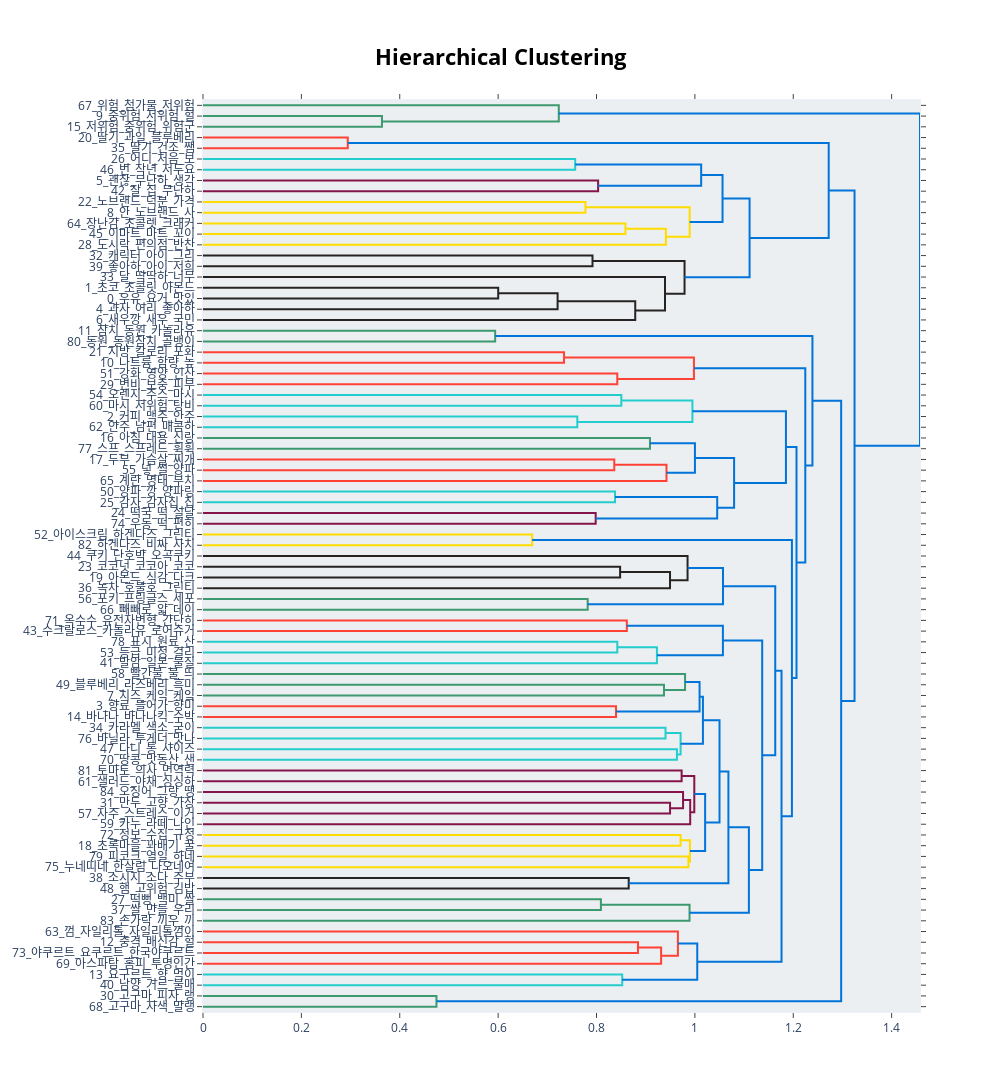

Source (notebook cell):
### Code cell
topic_model.visualize_hierarchy()

### Figure 1 — Plotly figure (JSON) as saved in the notebook; plotly's stock layout.template omitted (floating-point values rounded to 4 significant figures)
{"data": [{"hoverinfo": "text", "marker": {"color": "rgb(61,153,112)"}, "mode": "lines", "type": "scatter", "x": [0, 0.3638, 0.3638, 0], "xaxis": "x", "y": [-15, -15, -25, -25], "yaxis": "y"}, {"hoverinfo": "text", "marker": {"color": "rgb(61,153,112)"}, "mode": "lines", "type": "scatter", "x": [0, 0.7233, 0.7233, 0.3638], "xaxis": "x", "y": [-5, -5, -20, -20], "yaxis": "y"}, {"hoverinfo": "text", "marker": {"color": "rgb(255,65,54)"}, "mode": "lines", "type": "scatter", "x": [0, 0.2943, 0.2943, 0], "xaxis": "x", "y": [-35, -35, -45, -45], "yaxis": "y"}, {"hoverinfo": "text", "marker": {"color": "rgb(35,205,205)"}, "mode": "lines", "type": "scatter", "x": [0, 0.7567, 0.7567, 0], "xaxis": "x", "y": [-55, -55, -65, -65], "yaxis": "y"}, {"hoverinfo": "text", "marker": {"color": "rgb(133,20,75)"}, "mode": "lines", "type": "scatter", "x": [0, 0.8033, 0.8033, 0], "xaxis": "x", "y": [-75, -75, -85, -85], "yaxis": "y"}, {"hoverinfo": "text", "marker": {"color": "rgb(0,116,217)"}, "mode": "lines", "type": "scatter", "x": [0.7567, 1.013, 1.013, 0.8033], "xaxis": "x", "y": [-60, -60, -80, -80], "yaxis": "y"}, {"hoverinfo": "text", "marker": {"color": "rgb(255,220,0)"}, "mode": "lines", "type": "scatter", "x": [0, 0.7776, 0.7776, 0], "xaxis": "x", "y": [-95, -95, -105, -105], "yaxis": "y"}, {"hoverinfo": "text", "marker": {"color": "rgb(255,220,0)"}, "mode": "lines", "type": "scatter", "x": [0, 0.8588, 0.8588, 0], "xaxis": "x", "y": [-115, -115, -125, -125], "yaxis": "y"}, {"hoverinfo": "text", "marker": {"color": "rgb(255,220,0)"}, "mode": "lines", "type": "scatter", "x": [0.8588, 0.9411, 0.9411, 0], "xaxis": "x", "y": [-120, -120, -135, -135], "yaxis": "y"}, {"hoverinfo": "text", "marker": {"color": "rgb(255,220,0)"}, "mode": "lines", "type": "scatter", "x": [0.7776, 0.9894, 0.9894, 0.9411], "xaxis": "x", "y": [-100, -100, -127.5, -127.5], "yaxis": "y"}, {"hoverinfo": "text", "marker": {"color": "rgb(0,116,217)"}, "mode": "lines", "type": "scatter", "x": [1.013, 1.056, 1.056, 0.9894], "xaxis": "x", "y": [-70, -70, -113.8, -113.8], "yaxis": "y"}, {"hoverinfo": "text", "marker": {"color": "rgb(40,35,35)"}, "mode": "lines", "type": "scatter", "x": [0, 0.7919, 0.7919, 0], "xaxis": "x", "y": [-145, -145, -155, -155], "yaxis": "y"}, {"hoverinfo": "text", "marker": {"color": "rgb(40,35,35)"}, "mode": "lines", "type": "scatter", "x": [0, 0.6002, 0.6002, 0], "xaxis": "x", "y": [-175, -175, -185, -185], "yaxis": "y"}, {"hoverinfo": "text", "marker": {"color": "rgb(40,35,35)"}, "mode": "lines", "type": "scatter", "x": [0.6002, 0.7209, 0.7209, 0], "xaxis": "x", "y": [-180, -180, -195, -195], "yaxis": "y"}, {"hoverinfo": "text", "marker": {"color": "rgb(40,35,35)"}, "mode": "lines", "type": "scatter", "x": [0.7209, 0.8788, 0.8788, 0], "xaxis": "x", "y": [-187.5, -187.5, -205, -205], "yaxis": "y"}, {"hoverinfo": "text", "marker": {"color": "rgb(40,35,35)"}, "mode": "lines", "type": "scatter", "x": [0, 0.9393, 0.9393, 0.8788], "xaxis": "x", "y": [-165, -165, -196.2, -196.2], "yaxis": "y"}, {"hoverinfo": "text", "marker": {"color": "rgb(40,35,35)"}, "mode": "lines", "type": "scatter", "x": [0.7919, 0.979, 0.979, 0.9393], "xaxis": "x", "y": [-150, -150, -180.6, -180.6], "yaxis": "y"}, {"hoverinfo": "text", "marker": {"color": "rgb(0,116,217)"}, "mode": "lines", "type": "scatter", "x": [1.056, 1.111, 1.111, 0.979], "xaxis": "x", "y": [-91.88, -91.88, -165.3, -165.3], "yaxis": "y"}, {"hoverinfo": "text", "marker": {"color": "rgb(0,116,217)"}, "mode": "lines", "type": "scatter", "x": [0.2943, 1.272, 1.272, 1.111], "xaxis": "x", "y": [-40, -40, -128.6, -128.6], "yaxis": "y"}, {"hoverinfo": "text", "marker": {"color": "rgb(61,153,112)"}, "mode": "lines", "type": "scatter", "x": [0, 0.594, 0.594, 0], "xaxis": "x", "y": [-215, -215, -225, -225], "yaxis": "y"}, {"hoverinfo": "text", "marker": {"color": "rgb(255,65,54)"}, "mode": "lines", "type": "scatter", "x": [0, 0.734, 0.734, 0], "xaxis": "x", "y": [-235, -235, -245, -245], "yaxis": "y"}, {"hoverinfo": "text", "marker": {"color": "rgb(255,65,54)"}, "mode": "lines", "type": "scatter", "x": [0, 0.8422, 0.8422, 0], "xaxis": "x", "y": [-255, -255, -265, -265], "yaxis": "y"}, {"hoverinfo": "text", "marker": {"color": "rgb(255,65,54)"}, "mode": "lines", "type": "scatter", "x": [0.734, 0.9981, 0.9981, 0.8422], "xaxis": "x", "y": [-240, -240, -260, -260], "yaxis": "y"}, {"hoverinfo": "text", "marker": {"color": "rgb(35,205,205)"}, "mode": "lines", "type": "scatter", "x": [0, 0.8505, 0.8505, 0], "xaxis": "x", "y": [-275, -275, -285, -285], "yaxis": "y"}, {"hoverinfo": "text", "marker": {"color": "rgb(35,205,205)"}, "mode": "lines", "type": "scatter", "x": [0, 0.761, 0.761, 0], "xaxis": "x", "y": [-295, -295, -305, -305], "yaxis": "y"}, {"hoverinfo": "text", "marker": {"color": "rgb(35,205,205)"}, "mode": "lines", "type": "scatter", "x": [0.8505, 0.995, 0.995, 0.761], "xaxis": "x", "y": [-280, -280, -300, -300], "yaxis": "y"}, {"hoverinfo": "text", "marker": {"color": "rgb(61,153,112)"}, "mode": "lines", "type": "scatter", "x": [0, 0.9087, 0.9087, 0], "xaxis": "x", "y": [-315, -315, -325, -325], "yaxis": "y"}, {"hoverinfo": "text", "marker": {"color": "rgb(255,65,54)"}, "mode": "lines", "type": "scatter", "x": [0, 0.8361, 0.8361, 0], "xaxis": "x", "y": [-335, -335, -345, -345], "yaxis": "y"}, {"hoverinfo": "text", "marker": {"color": "rgb(255,65,54)"}, "mode": "lines", "type": "scatter", "x": [0.8361, 0.9422, 0.9422, 0], "xaxis": "x", "y": [-340, -340, -355, -355], "yaxis": "y"}, {"hoverinfo": "text", "marker": {"color": "rgb(0,116,217)"}, "mode": "lines", "type": "scatter", "x": [0.9087, 1.0, 1.0, 0.9422], "xaxis": "x", "y": [-320, -320, -347.5, -347.5], "yaxis": "y"}, {"hoverinfo": "text", "marker": {"color": "rgb(35,205,205)"}, "mode": "lines", "type": "scatter", "x": [0, 0.8377, 0.8377, 0], "xaxis": "x", "y": [-365, -365, -375, -375], "yaxis": "y"}, {"hoverinfo": "text", "marker": {"color": "rgb(133,20,75)"}, "mode": "lines", "type": "scatter", "x": [0, 0.7983, 0.7983, 0], "xaxis": "x", "y": [-385, -385, -395, -395], "yaxis": "y"}, {"hoverinfo": "text", "marker": {"color": "rgb(0,116,217)"}, "mode": "lines", "type": "scatter", "x": [0.8377, 1.045, 1.045, 0.7983], "xaxis": "x", "y": [-370, -370, -390, -390], "yaxis": "y"}, {"hoverinfo": "text", "marker": {"color": "rgb(0,116,217)"}, "mode": "lines", "type": "scatter", "x": [1.0, 1.08, 1.08, 1.045], "xaxis": "x", "y": [-333.8, -333.8, -380, -380], "yaxis": "y"}, {"hoverinfo": "text", "marker": {"color": "rgb(0,116,217)"}, "mode": "lines", "type": "scatter", "x": [0.995, 1.185, 1.185, 1.08], "xaxis": "x", "y": [-290, -290, -356.9, -356.9], "yaxis": "y"}, {"hoverinfo": "text", "marker": {"color": "rgb(255,220,0)"}, "mode": "lines", "type": "scatter", "x": [0, 0.6692, 0.6692, 0], "xaxis": "x", "y": [-405, -405, -415, -415], "yaxis": "y"}, {"hoverinfo": "text", "marker": {"color": "rgb(40,35,35)"}, "mode": "lines", "type": "scatter", "x": [0, 0.848, 0.848, 0], "xaxis": "x", "y": [-435, -435, -445, -445], "yaxis": "y"}, {"hoverinfo": "text", "marker": {"color": "rgb(40,35,35)"}, "mode": "lines", "type": "scatter", "x": [0.848, 0.9495, 0.9495, 0], "xaxis": "x", "y": [-440, -440, -455, -455], "yaxis": "y"}, {"hoverinfo": "text", "marker": {"color": "rgb(40,35,35)"}, "mode": "lines", "type": "scatter", "x": [0, 0.9851, 0.9851, 0.9495], "xaxis": "x", "y": [-425, -425, -447.5, -447.5], "yaxis": "y"}, {"hoverinfo": "text", "marker": {"color": "rgb(61,153,112)"}, "mode": "lines", "type": "scatter", "x": [0, 0.782, 0.782, 0], "xaxis": "x", "y": [-465, -465, -475, -475], "yaxis": "y"}, {"hoverinfo": "text", "marker": {"color": "rgb(0,116,217)"}, "mode": "lines", "type": "scatter", "x": [0.9851, 1.057, 1.057, 0.782], "xaxis": "x", "y": [-436.2, -436.2, -470, -470], "yaxis": "y"}, {"hoverinfo": "text", "marker": {"color": "rgb(255,65,54)"}, "mode": "lines", "type": "scatter", "x": [0, 0.8616, 0.8616, 0], "xaxis": "x", "y": [-485, -485, -495, -495], "yaxis": "y"}, {"hoverinfo": "text", "marker": {"color": "rgb(35,205,205)"}, "mode": "lines", "type": "scatter", "x": [0, 0.8423, 0.8423, 0], "xaxis": "x", "y": [-505, -505, -515, -515], "yaxis": "y"}, {"hoverinfo": "text", "marker": {"color": "rgb(35,205,205)"}, "mode": "lines", "type": "scatter", "x": [0.8423, 0.9229, 0.9229, 0], "xaxis": "x", "y": [-510, -510, -525, -525], "yaxis": "y"}, {"hoverinfo": "text", "marker": {"color": "rgb(0,116,217)"}, "mode": "lines", "type": "scatter", "x": [0.8616, 1.057, 1.057, 0.9229], "xaxis": "x", "y": [-490, -490, -517.5, -517.5], "yaxis": "y"}, {"hoverinfo": "text", "marker": {"color": "rgb(61,153,112)"}, "mode": "lines", "type": "scatter", "x": [0, 0.9372, 0.9372, 0], "xaxis": "x", "y": [-545, -545, -555, -555], "yaxis": "y"}, {"hoverinfo": "text", "marker": {"color": "rgb(61,153,112)"}, "mode": "lines", "type": "scatter", "x": [0, 0.98, 0.98, 0.9372], "xaxis": "x", "y": [-535, -535, -550, -550], "yaxis": "y"}, {"hoverinfo": "text", "marker": {"color": "rgb(255,65,54)"}, "mode": "lines", "type": "scatter", "x": [0, 0.8397, 0.8397, 0], "xaxis": "x", "y": [-565, -565, -575, -575], "yaxis": "y"}, {"hoverinfo": "text", "marker": {"color": "rgb(0,116,217)"}, "mode": "lines", "type": "scatter", "x": [0.98, 1.01, 1.01, 0.8397], "xaxis": "x", "y": [-542.5, -542.5, -570, -570], "yaxis": "y"}, {"hoverinfo": "text", "marker": {"color": "rgb(35,205,205)"}, "mode": "lines", "type": "scatter", "x": [0, 0.9403, 0.9403, 0], "xaxis": "x", "y": [-585, -585, -595, -595], "yaxis": "y"}, {"hoverinfo": "text", "marker": {"color": "rgb(35,205,205)"}, "mode": "lines", "type": "scatter", "x": [0, 0.9635, 0.9635, 0], "xaxis": "x", "y": [-605, -605, -615, -615], "yaxis": "y"}, {"hoverinfo": "text", "marker": {"color": "rgb(35,205,205)"}, "mode": "lines", "type": "scatter", "x": [0.9403, 0.9709, 0.9709, 0.9635], "xaxis": "x", "y": [-590, -590, -610, -610], "yaxis": "y"}, {"hoverinfo": "text", "marker": {"color": "rgb(0,116,217)"}, "mode": "lines", "type": "scatter", "x": [1.01, 1.016, 1.016, 0.9709], "xaxis": "x", "y": [-556.2, -556.2, -600, -600], "yaxis": "y"}, {"hoverinfo": "text", "marker": {"color": "rgb(133,20,75)"}, "mode": "lines", "type": "scatter", "x": [0, 0.9731, 0.9731, 0], "xaxis": "x", "y": [-625, -625, -635, -635], "yaxis": "y"}, {"hoverinfo": "text", "marker": {"color": "rgb(133,20,75)"}, "mode": "lines", "type": "scatter", "x": [0, 0.9495, 0.9495, 0], "xaxis": "x", "y": [-655, -655, -665, -665], "yaxis": "y"}, {"hoverinfo": "text", "marker": {"color": "rgb(133,20,75)"}, "mode": "lines", "type": "scatter", "x": [0, 0.976, 0.976, 0.9495], "xaxis": "x", "y": [-645, -645, -660, -660], "yaxis": "y"}, {"hoverinfo": "text", "marker": {"color": "rgb(133,20,75)"}, "mode": "lines", "type": "scatter", "x": [0.976, 0.9905, 0.9905, 0], "xaxis": "x", "y": [-652.5, -652.5, -675, -675], "yaxis": "y"}, {"hoverinfo": "text", "marker": {"color": "rgb(133,20,75)"}, "mode": "lines", "type": "scatter", "x": [0.9731, 0.9988, 0.9988, 0.9905], "xaxis": "x", "y": [-630, -630, -663.8, -663.8], "yaxis": "y"}, {"hoverinfo": "text", "marker": {"color": "rgb(255,220,0)"}, "mode": "lines", "type": "scatter", "x": [0, 0.9709, 0.9709, 0], "xaxis": "x", "y": [-685, -685, -695, -695], "yaxis": "y"}, {"hoverinfo": "text", "marker": {"color": "rgb(255,220,0)"}, "mode": "lines", "type": "scatter", "x": [0, 0.9869, 0.9869, 0], "xaxis": "x", "y": [-705, -705, -715, -715], "yaxis": "y"}, {"hoverinfo": "text", "marker": {"color": "rgb(255,220,0)"}, "mode": "lines", "type": "scatter", "x": [0.9709, 0.99, 0.99, 0.9869], "xaxis": "x", "y": [-690, -690, -710, -710], "yaxis": "y"}, {"hoverinfo": "text", "marker": {"color": "rgb(0,116,217)"}, "mode": "lines", "type": "scatter", "x": [0.9988, 1.021, 1.021, 0.99], "xaxis": "x", "y": [-646.9, -646.9, -700, -700], "yaxis": "y"}, {"hoverinfo": "text", "marker": {"color": "rgb(0,116,217)"}, "mode": "lines", "type": "scatter", "x": [1.016, 1.05, 1.05, 1.021], "xaxis": "x", "y": [-578.1, -578.1, -673.4, -673.4], "yaxis": "y"}, {"hoverinfo": "text", "marker": {"color": "rgb(40,35,35)"}, "mode": "lines", "type": "scatter", "x": [0, 0.8655, 0.8655, 0], "xaxis": "x", "y": [-725, -725, -735, -735], "yaxis": "y"}, {"hoverinfo": "text", "marker": {"color": "rgb(0,116,217)"}, "mode": "lines", "type": "scatter", "x": [1.05, 1.068, 1.068, 0.8655], "xaxis": "x", "y": [-625.8, -625.8, -730, -730], "yaxis": "y"}, {"hoverinfo": "text", "marker": {"color": "rgb(61,153,112)"}, "mode": "lines", "type": "scatter", "x": [0, 0.809, 0.809, 0], "xaxis": "x", "y": [-745, -745, -755, -755], "yaxis": "y"}, {"hoverinfo": "text", "marker": {"color": "rgb(61,153,112)"}, "mode": "lines", "type": "scatter", "x": [0.809, 0.9892, 0.9892, 0], "xaxis": "x", "y": [-750, -750, -765, -765], "yaxis": "y"}, {"hoverinfo": "text", "marker": {"color": "rgb(0,116,217)"}, "mode": "lines", "type": "scatter", "x": [1.068, 1.11, 1.11, 0.9892], "xaxis": "x", "y": [-677.9, -677.9, -757.5, -757.5], "yaxis": "y"}, {"hoverinfo": "text", "marker": {"color": "rgb(0,116,217)"}, "mode": "lines", "type": "scatter", "x": [1.057, 1.137, 1.137, 1.11], "xaxis": "x", "y": [-503.8, -503.8, -717.7, -717.7], "yaxis": "y"}, {"hoverinfo": "text", "marker": {"color": "rgb(0,116,217)"}, "mode": "lines", "type": "scatter", "x": [1.057, 1.163, 1.163, 1.137], "xaxis": "x", "y": [-453.1, -453.1, -610.7, -610.7], "yaxis": "y"}, {"hoverinfo": "text", "marker": {"color": "rgb(255,65,54)"}, "mode": "lines", "type": "scatter", "x": [0, 0.8843, 0.8843, 0], "xaxis": "x", "y": [-785, -785, -795, -795], "yaxis": "y"}, {"hoverinfo": "text", "marker": {"color": "rgb(255,65,54)"}, "mode": "lines", "type": "scatter", "x": [0.8843, 0.9313, 0.9313, 0], "xaxis": "x", "y": [-790, -790, -805, -805], "yaxis": "y"}, {"hoverinfo": "text", "marker": {"color": "rgb(255,65,54)"}, "mode": "lines", "type": "scatter", "x": [0, 0.9655, 0.9655, 0.9313], "xaxis": "x", "y": [-775, -775, -797.5, -797.5], "yaxis": "y"}, {"hoverinfo": "text", "marker": {"color": "rgb(35,205,205)"}, "mode": "lines", "type": "scatter", "x": [0, 0.8523, 0.8523, 0], "xaxis": "x", "y": [-815, -815, -825, -825], "yaxis": "y"}, {"hoverinfo": "text", "marker": {"color": "rgb(0,116,217)"}, "mode": "lines", "type": "scatter", "x": [0.9655, 1.005, 1.005, 0.8523], "xaxis": "x", "y": [-786.2, -786.2, -820, -820], "yaxis": "y"}, {"hoverinfo": "text", "marker": {"color": "rgb(0,116,217)"}, "mode": "lines", "type": "scatter", "x": [1.163, 1.176, 1.176, 1.005], "xaxis": "x", "y": [-531.9, -531.9, -803.1, -803.1], "yaxis": "y"}, {"hoverinfo": "text", "marker": {"color": "rgb(0,116,217)"}, "mode": "lines", "type": "scatter", "x": [0.6692, 1.197, 1.197, 1.176], "xaxis": "x", "y": [-410, -410, -667.5, -667.5], "yaxis": "y"}, {"hoverinfo": "text", "marker": {"color": "rgb(0,116,217)"}, "mode": "lines", "type": "scatter", "x": [1.185, 1.207, 1.207, 1.197], "xaxis": "x", "y": [-323.4, -323.4, -538.8, -538.8], "yaxis": "y"}, {"hoverinfo": "text", "marker": {"color": "rgb(0,116,217)"}, "mode": "lines", "type": "scatter", "x": [0.9981, 1.224, 1.224, 1.207], "xaxis": "x", "y": [-250, -250, -431.1, -431.1], "yaxis": "y"}, {"hoverinfo": "text", "marker": {"color": "rgb(0,116,217)"}, "mode": "lines", "type": "scatter", "x": [0.594, 1.239, 1.239, 1.224], "xaxis": "x", "y": [-220, -220, -340.5, -340.5], "yaxis": "y"}, {"hoverinfo": "text", "marker": {"color": "rgb(61,153,112)"}, "mode": "lines", "type": "scatter", "x": [0, 0.4746, 0.4746, 0], "xaxis": "x", "y": [-835, -835, -845, -845], "yaxis": "y"}, {"hoverinfo": "text", "marker": {"color": "rgb(0,116,217)"}, "mode": "lines", "type": "scatter", "x": [1.239, 1.297, 1.297, 0.4746], "xaxis": "x", "y": [-280.3, -280.3, -840, -840], "yaxis": "y"}, {"hoverinfo": "text", "marker": {"color": "rgb(0,116,217)"}, "mode": "lines", "type": "scatter", "x": [1.272, 1.325, 1.325, 1.297], "xaxis": "x", "y": [-84.3, -84.3, -560.1, -560.1], "yaxis": "y"}, {"hoverinfo": "text", "marker": {"color": "rgb(0,116,217)"}, "mode": "lines", "type": "scatter", "x": [0.7233, 1.458, 1.458, 1.325], "xaxis": "x", "y": [-12.5, -12.5, -322.2, -322.2], "yaxis": "y"}], "layout": {"autosize": false, "height": 1475, "hoverlabel": {"bgcolor": "white", "font": {"family": "Rockwell", "size": 16}}, "hovermode": "closest", "plot_bgcolor": "#ECEFF1", "showlegend": false, "title": {"font": {"color": "Black", "size": 22}, "text": "<b>Hierarchical Clustering</b>", "x": 0.5, "xanchor": "center", "yanchor": "top"}, "width": 1000, "xaxis": {"autorange": true, "mirror": "allticks", "range": [0, 1.458], "rangemode": "tozero", "showgrid": false, "showline": true, "showticklabels": true, "ticks": "outside", "type": "linear", "zeroline": false}, "yaxis": {"mirror": "allticks", "range": [-850, 0], "rangemode": "tozero", "showgrid": false, "showline": true, "showticklabels": true, "tickmode": "array", "ticks": "outside", "ticktext": ["67_위험_첨가물_저위험", "9_중위험_저위험_헐", "15_저위험_중위험_위험군", "20_딸기_과일_블루베리", "35_딸기_건조_쨈", "26_어디_처음_보", "46_번_작년_저두요", "5_괜찮_무난하_생각", "42_잘_집_무난하", "22_노브랜드_덕분_가격", "8_안_노브랜드_사", "64_장난감_초콜렛_크래커", "45_이마트_마트_꼬이", "28_도시락_편의점_반찬", "32_캐릭터_아이_그리", "39_좋아하_아이_저희", "33_달_딱딱하_너무", "1_초코_초콜릿_아몬드", "0_우유_요거_맛있", "4_과자_어리_좋아하", "6_새우깡_새우_국민", "11_참치_동원_카놀라유", "80_동원_동원참치_골뱅이", "21_지방_칼로리_포화", "10_나트륨_함량_높", "51_강화_영양_인산", "29_변비_보충_피부", "54_오렌지_주스_마시", "60_마시_저위험_탕비", "2_커피_맥주_안주", "62_안주_남편_매콤하", "16_아침_대용_신랑", "77_스프_스프레드_휙휙", "17_두부_가슴살_찌개", "55_넣_썰_양파", "65_계란_명태_부치", "50_양파_깡_양파링", "25_감자_감자칩_칩", "24_떡국_떡_설날", "74_우동_떡_편히", "52_아이스크림_하겐다즈_그린티", "82_하겐다즈_비싸_사치", "44_쿠키_단호박_오곡쿠키", "23_코코넛_코코아_코코", "19_아몬드_식감_다크", "36_녹차_호불호_그린티", "56_포키_프링글스_세포", "66_빼빼로_얇_데이", "71_옥수수_유전자변형_간단히", "43_수크랄로스_카놀라유_로어슈거", "78_표시_원료_산", "53_등급_미정_걸리", "41_발암_일본_물질", "58_빨간불_불_띄", "49_블루베리_라즈베리_흑미", "7_치즈_케익_케잌", "3_향료_들어가_향미", "14_바나나_바나나킥_수박", "34_카라멜_색소_굳이", "76_바닐라_투게더_맛나", "47_다니_통_사이즈", "70_땅콩_맛동산_샌", "81_토마토_의사_면역력", "61_샐러드_야채_싱싱하", "84_오징어_그랑_땡", "31_만두_고향_가장", "57_자주_스트레스_이거", "59_카누_라떼_나인", "72_정보_수집_규정", "18_초록마을_꽈배기_꿀", "79_피코크_열일_하네", "75_누네띠네_한살림_나오네여", "38_소시지_소다_주부", "48_햄_고위험_김밥", "27_떡뻥_백미_쌀", "37_쌀_만들_우리", "83_손가락_끼우_끼", "63_껌_자일리톨_자일리톨껌이", "12_충격_배신감_헐", "73_야쿠르트_요쿠르트_한국야쿠르트", "69_아스파탐_홈피_투명인간", "13_요구르트_향_먹이", "40_남양_거르_불매", "30_고구마_피자_랭", "68_고구마_자색_말랭"], "tickvals": [-5, -15, -25, -35, -45, -55, -65, -75, -85, -95, -105, -115, -125, -135, -145, -155, -165, -175, -185, -195, -205, -215, -225, -235, -245, -255, -265, -275, -285, -295, -305, -315, -325, -335, -345, -355, -365, -375, -385, -395, -405, -415, -425, -435, -445, -455, -465, -475, -485, -495, -505, -515, -525, -535, -545, -555, -565, -575, -585, -595, -605, -615, -625, -635, -645, -655, -665, -675, -685, -695, -705, -715, -725, -735, -745, -755, -765, -775, -785, -795, -805, -815, -825, -835, -845], "type": "linear", "zeroline": false}}}
